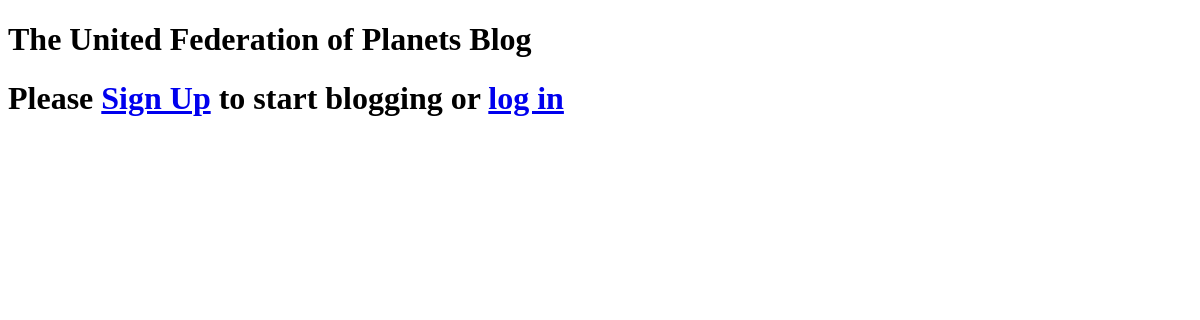
The app's page /, older data.
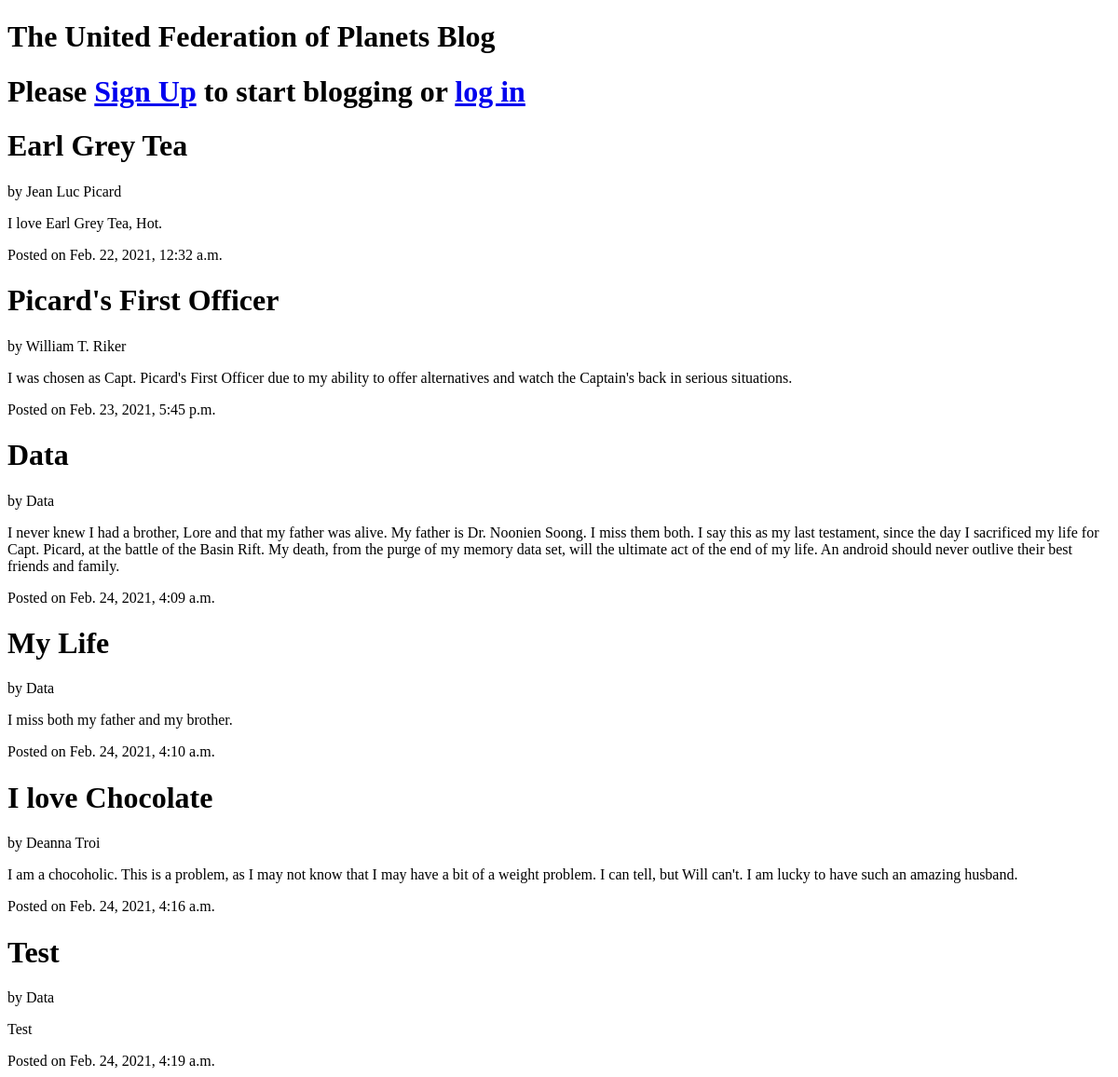
The same page, newer data.
### blog_app/models.py (models this page shows, shortened)
class Blog(models.Model):
    title = models.CharField(max_length=30)
    body = models.TextField()
    date = models.DateTimeField(default=timezone.now)
    author_name = models.ForeignKey(Author, on_delete=models.CASCADE)

class Author(AbstractUser):
    author = models.CharField(max_length=30)
    def __str__(self):
        return self.author

### blog_app/views.py (the view)
# urls.py: path('', views.index, name='homepage'),
def index(request):
    html = "index.html"
    data = Blog.objects.all()
    context = {'data': data}
    return render(request, html, context)

### blog_app/templates/index.html (shortened to what this page needs)
{% extends "base.html" %}
{% block body %}
{% if request.user.is_authenticated is not True %}
    <h1>Please <a href="{% url 'signup' %}">Sign Up</a>
        to start blogging or <a href="{% url 'login' %}">log in</a></h1>
{% else %}
    <h1>Welcome {{request.user}}
        <a href="{% url 'logout' %}">Log Out</a></h1>
        <p>Please enter your <a href="{% url 'blog' %}">blog here</a></p>
{% endif %}
{% for blog in data %}
    <h1>{{blog.title}}</h1>
    <p>by {{blog.author_name}}</p>
    <p>{{blog.body}}</p>
    Posted on {{blog.date}}
{% endfor %}
{% endblock %}

### blog_app/templates/base.html (shortened to what this page needs)
<!DOCTYPE html>
<html lang="en">
<head>
</head>
<body>
    <h1>The United Federation of Planets Blog</h1>
    {% block body %}
    {% endblock %}
</body>
</html>

Row changes from the older to the newer data that the page shows:
added Blog: title "Earl Grey Tea", author_name "Jean Luc Picard", body "I love Earl Grey Tea, Hot.", date "Feb. 22, 2021, 12:32 a.m."
added Blog: title "Picard's First Officer", author_name "William T. Riker", body "I was chosen as Capt. Picard's First Officer due to my ability to offer alternatives and watch the Captain's back in serious situations.", date "Feb. 23, 2021, 5:45 p.m."
added Blog: title "Data", author_name "Data", body "I never knew I had a brother, Lore and that my father was alive. My father is Dr. Noonien Soong. I miss them both. I say this as my last testament, since the day I sacrificed my life for Capt. Picard, at the battle of the Basin Rift. My death, from the purge of my memory data set, will the ultimate act of the end of my life. An android should never outlive their best friends and family.", date "Feb. 24, 2021, 4:09 a.m."
added Blog: title "My Life", author_name "Data", body "I miss both my father and my brother.", date "Feb. 24, 2021, 4:10 a.m."
added Blog: title "I love Chocolate", author_name "Deanna Troi", body "I am a chocoholic. This is a problem, as I may not know that I may have a bit of a weight problem. I can tell, but Will can't. I am lucky to have such an amazing husband.", date "Feb. 24, 2021, 4:16 a.m."
added Blog: title "Test", author_name "Data", body "Test", date "Feb. 24, 2021, 4:19 a.m."
